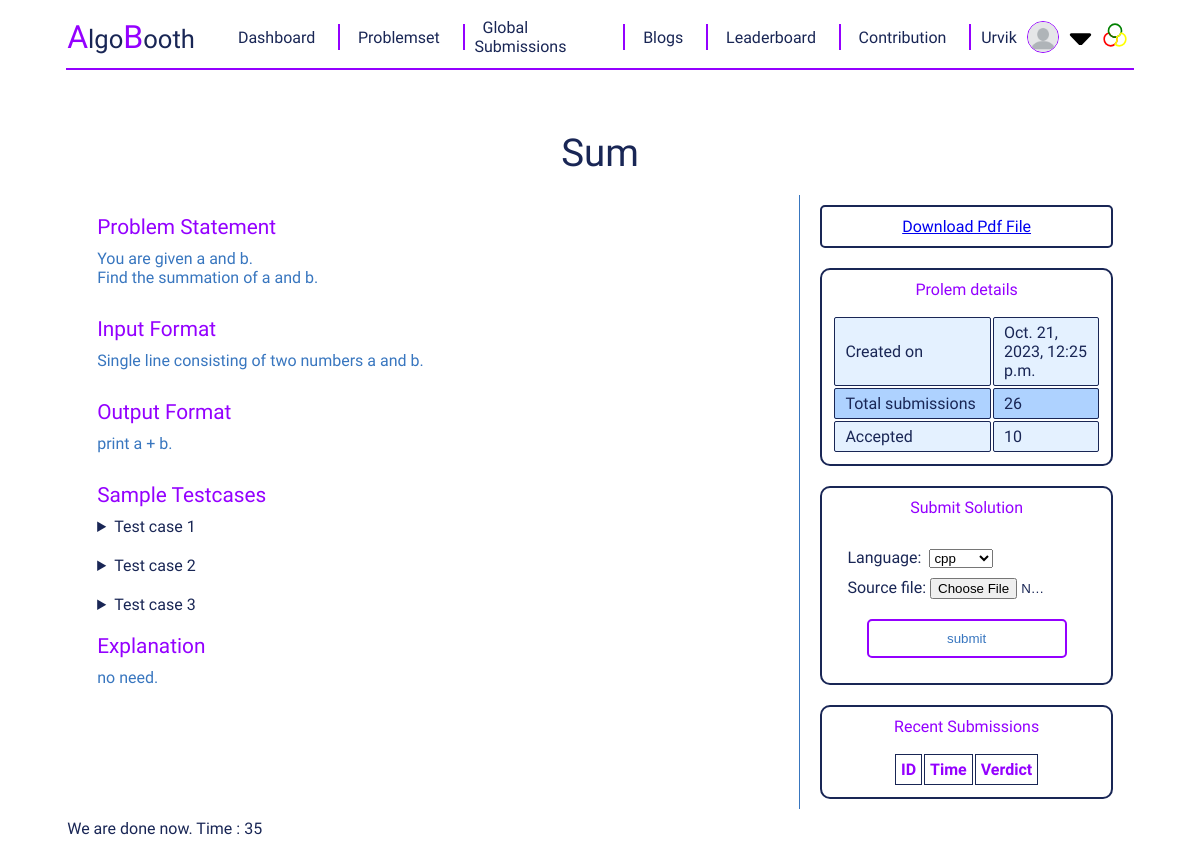
The page /problem/34 (signed in) on the database its author committed.
### register/models.py (models this page shows)
class CustomUser(AbstractUser):
    country = models.CharField(max_length=100,blank=True, null=True)
    university_name = models.CharField(max_length=100,blank=True, null=True)
    profile_image = models.ImageField(upload_to='profile_image/', blank=True, null=True,default='profile_image/blank-profile-picture.png')

### addProblem/models.py (models this page shows)
class Problem(models.Model) :
    name = models.CharField(max_length = 100)
    rating = models.IntegerField()
    statement = models.TextField()
    input_description = models.TextField(null = True , blank = True)
    output_description = models.TextField(null = True , blank = True)
    testcases = models.ManyToManyField(TestCase)
    explanation = models.TextField(null = True , blank = True)
    added_date = models.DateTimeField(auto_now_add = True)
    class Meta:
        db_table = "problems"

class TestCase(models.Model) :
    tc_id = models.IntegerField()
    tc_shown_id = models.IntegerField(default = -1)
    input_text = models.TextField()
    output_text = models.TextField()
    show = models.BooleanField(default = True)
    class Meta :
        db_table = "testcases"

### problemPage/views.py (the view, shortened to what this page needs)
# urls.py: path('<int:id>' , problem_details , name = "problem_details"),
def problem_details(request , id) :
    print("user id : " , request.user.id)
    submissions = Submission.objects.filter(problem_id = id , user_id = request.user.id).order_by('submission_time').reverse()[:10] # add user id as well later on
    problem = Problem.objects.filter(id = id).get()
    return render(request , "problem_details.html" ,
                  {'problem' : problem ,
                   'testcases' : problem.testcases.all(),
                   'submission_form' : SubmissionForm(),
                   'submissions' : submissions,
                   'submission_count' : Submission.objects.filter(problem_id = id).count(),
                   'accepted_count' : Submission.objects.filter(problem_id = id , verdict = getMessage(ACCEPTED)).count()
                   })

### problemPage/forms.py
class SubmissionForm(forms.ModelForm) :
    class Meta :
        model = Submission
        fields = [
            'problem_id',
            'user_id',
            'language',
            'source_file'
        ]

### problemPage/config.py (called while the page is built)
def getMessage(id) :
    decode = {
        1 : "Compilation Error",
        2 : "Runtime Error",
        3 : "Wrong Answer",
        4 : "Time Limit Exceeded",
        5 : "Memory Limit Exceeded",
        6 : "Accepted"
    }
    return decode[id]

### problemPage/templates/problem_details.html (shortened to what this page needs)
{% extends "base.html" %}
{% load static %}
{% block add_css_file %}
    <link href='{% static "styles/problem_page.css" %}' rel="stylesheet">
{% endblock add_css_file %}
{% block content %}
    <div id = "problem-page-container">
        <div id = "problem-title">
            {{problem.name}}
        </div>
        <div id = "sub-container">
            <div id = "left-side" class = "problem-details-left-side">
                <div class = "sub-section-title">
                    Problem Statement
                </div>
                <div class = "sub-section-content" id = "problem-statement">
                    {{problem.statement|linebreaksbr}}
                </div>
                <div class = "sub-section-title">
                    Input Format
                </div>
                <div class = "sub-section-content">
                    {{problem.input_description|linebreaksbr}}
                </div>
                <div class = "sub-section-title">
                    Output Format
                </div>
                <div class = "sub-section-content">
                    {{problem.output_description|linebreaksbr}}
                </div>
                <div class = "sub-section-title">
                    Sample Testcases
                </div>
                {% for tc in testcases %}
                    {% if tc.show %}
                        <details>
                            <summary class = "details-summary">Test case {{tc.tc_shown_id}}</summary>
                        </details>
                    {% endif %}
                {% endfor %}
                <div class = "sub-section-title">
                    Explanation
                </div>
                <div class = "sub-section-content">
                    {{problem.explanation|linebreaksbr}}
                </div>
            </div>
            <div id = "right-side">
                <div id = "pdf-div">
                    <a type="submit" href = "{% url 'download_file' problem.id %}" name="download" value="" href = "https:google.com">Download Pdf File</a>
                </div>
                <div class = "details-container">
                    <div class = "details-title">
                        Prolem details
                    </div>
                    <div>
                        <table>
                            <tr>
                                <td>Created on</td>
                                <td>{{problem.added_date}}</td>
                            </tr>
                            <tr>
                                <td>Total submissions</td>
                                <td>{{submission_count}}</td>
                            </tr>
                            <tr>
                                <td>Accepted</td>
                                <td>{{accepted_count}}</td>
                            </tr>
                        </table>
                    </div>
                </div>
                <div class = "details-container" id = "submit-container">
                    <div class = "details-title">
                        Submit Solution
                    </div>
                    <div id = "submit-solution">
                        <form method = "post" enctype="multipart/form-data" id = "form">
                            <div id = "form-container">
                                <div>
                                    {{submission_form.language.label_tag}}&nbsp;
                                    {{submission_form.language}}
                                </div>
                                <div id = "file-input">
                                    {{submission_form.source_file.label_tag}}
                                    {{submission_form.source_file}}
                                </div>
                                <input id = "submit-btn" type="submit" name="submit" value="submit">
                            </div>
                        </form>
                    </div>
                </div>
                <div class = "details-container">
                    <div class = "details-title">
                        Recent Submissions
                    </div>
                    <div>
                        <table style = "font-size : 0.8rem; padding:0">
                            <thead>
                                <th style = "width : 10%; font-size:1rem">ID</th>
                                <th style = "width : 40%; font-size:1rem">Time</th>
                                <th style = "font-size:1rem">Verdict</th>
                            </thead>
                        </table>
                    </div>
                </div>
            </div>
        </div>
    </div>
    <div id = "hope">
    </div>
{% endblock content %}

### templates/base.html (shortened to what this page needs)
<!DOCTYPE html>
<html lang="en">
    <head>
        {% load static %}
        <link href='{% static "styles/base.css" %}' rel="stylesheet">
        <link href='{% static "styles/toast.css" %}' rel="stylesheet">
        {% block add_css_file %}{% endblock add_css_file %}
    </head>
    <body>
        <div id = "root">
            <div id = "navbar">
                <div id = "logo">
                    <span class = "special-char">A</span>lgo<span class = "special-char">B</span>ooth
                </div>
                <div id = "nav-item-div">
                    <div class = "nav-item">
                        <a href="{% url "dashboard" %}">Dashboard</a>
                    </div>
                    <div class = "nav-item">
                        <a href="{% url "problem_page" %}">Problemset</a>
                    </div>
                    <div class = "nav-item">
                        <a href="{% url "global_submissions" %}">Global Submissions</a>
                    </div>
                    <div class = "nav-item">
                        <a href="{% url "blog_page" %}">Blogs</a>
                    </div>
                    <div class = "nav-item">
                        <a href="{% url "standing_page" %}">Leaderboard</a>
                    </div>
                    <div class = "nav-item">
                        <a href="{% url "contribution_page" %}">Contribution</a>
                    </div>
                    {% if user.is_authenticated %}
                    <div class = "nav-item">
                        <div id = "my-select">
                            {{user}}
                            <img id = "profile-picture-nav" src="{{user.profile_image.url}}" alt="">
                            <img class = "icons" id = "drop-icon" src={% static "icons/drop.svg" %} alt="drop">
                        </div>
                    </div>
                    {%else%}
                    <div class = "vertical-line"></div>
                    <div class = "nav-item">
                        <a href="{% url "login" %}">Login</a>
                    </div>
                    {%endif%}
            </div>
            <div title = "Change Theme" class = "nav-item" id = "change-theme">
                <img class = "icons" src="{% static "icons/theme.svg" %}" alt="">
            </div>
            </div>
            <div class = "horizontal-line">
            </div>
            <div id = "container">
                {% block content %}{% endblock content %}
            </div>
        </div>
    </body>
</html>

### static/styles/base.css (style rules this page uses)
:root { --color-a: #45FFCA; --color-a-low: rgba(69,255,202,0.5); --color-a-theme-1: rgb(34, 34, 34); --color-a-theme-2: rgb(67, 66, 66); --color-b: yellow; --color-c: rgb(255, 255, 255); font-family: 'Mooli', sans-serif; background-color: #001524; color: var(--color-b); }
body { display: flex; flex-direction: column; }
.icons { height: 1.6rem; width: auto; }
#container { width: 90%; }
#root { display: flex; flex-direction: column; align-items: center; }
#navbar { display: flex; flex-direction: row; border-radius: 5px; align-items: center; padding: 5px; width: 90%; }
#nav-item-div { width: 90%; display: flex; flex-direction: row; gap: 10px; align-items: center; padding: 5px; justify-content: space-evenly; }
.nav-item { padding-right: 5px; color: var(--color-b); }
.nav-item a { padding: 8px; text-decoration: none; color: var(--color-b); }
#logo { margin-right: 30px; font-size: 1.6rem; }
.special-char { color: var(--color-a); font-size: 2rem; }
.horizontal-line { width: 90%; margin-top: 2px; margin-bottom: 10px; border: 1px solid var(--color-a); }
#change-theme { cursor: pointer; }
#my-select { display: flex; align-items: center; }
#drop-icon { position: relative; top: -5px; }
#profile-picture-nav { height: 30px; width: 30px; margin-right: 10px; margin-left: 10px; border-radius: 100%; border: 1px solid var(--color-a); }

### static/styles/problem_page.css (style rules this page uses)
#problem-page-container { display: flex; flex-direction: column; padding: 10px; gap: 20px; }
#problem-title { font-size: 2.4rem; margin-top: 40px; width: 100%; text-align: center; }
#sub-container { display: flex; flex-direction: row; justify-content: space-between; gap: 10px; }
#left-side { flex: 7; display: flex; flex-direction: column; gap: 10px; border-right: 1px solid var(--color-c); padding: 20px; }
#right-side { height: auto; flex: 3; display: flex; flex-direction: column; gap: 20px; padding: 10px; }
.sub-section-title { color: var(--color-a); font-size: 1.3rem; }
.sub-section-content { color: var(--color-c); font-size: 1rem; margin-bottom: 20px; text-align: justify; }
.details-summary { margin-bottom: 10px; cursor: pointer; }
th { font-size: 1.2rem; color: var(--color-a); }
tr { border: 1px solid var(--color-b); }
th , td { border: 1px solid var(--color-b); border-collapse: collapse; text-align: center; padding: 5px; }
td:first-child , th:first-child { width: 6%; }
td:last-child , th:last-child { width: 12%; }
td:nth-last-child(2) , th:nth-last-child(2) { width: 12%; }
tr:nth-of-type(even) { background-color: var(--color-a-theme-1); }
tbody tr:nth-of-type(odd) { background-color: var(--color-a-theme-2); }
.details-container { padding: 10px; display: flex; flex-direction: column; align-items: center; gap: 10px; border: 2px solid var(--color-b); border-radius: 10px; }
.details-title , .sub-container-title { color: var(--color-a); text-align: center; width: 100%; padding-bottom: 5px; border-bottom: 1px solid white; }
.details-container td { text-align: left; padding-left: 10px; border-radius: 2px; }
#form-container { display: flex; flex-direction: column; padding: 15px; gap: 10px; }
#file-input input { width: 50%; }
#submit-btn { cursor: pointer; background-color: inherit; border: 2px solid var(--color-a); border-radius: 5px; padding: 10px; color: var(--color-c); width: 200px; margin: auto; margin-top: 10px; }
#pdf-div { text-align: center; padding: 10px; border: 2px solid var(--color-b); border-radius: 5px; }

### rows shown on the page
CustomUser: username "Urvik", profile_image (placeholder picture)
Problem: name "Sum", statement "You are given a and b. Find the summation of a and b.", input_description "Single line consisting of two numbers a and b.", output_description "print a + b.", explanation "no need.", added_date "Oct. 21, 2023, 12:25 p.m."
TestCase: tc_shown_id "1"
TestCase: tc_shown_id "2"
TestCase: tc_shown_id "3"

### other values the page prints
{{ submission_count }} "26"
{{ accepted_count }} "10"
{{ submission_form.language.label_tag }} "Language:"
{{ submission_form.source_file.label_tag }} "Source file:"
